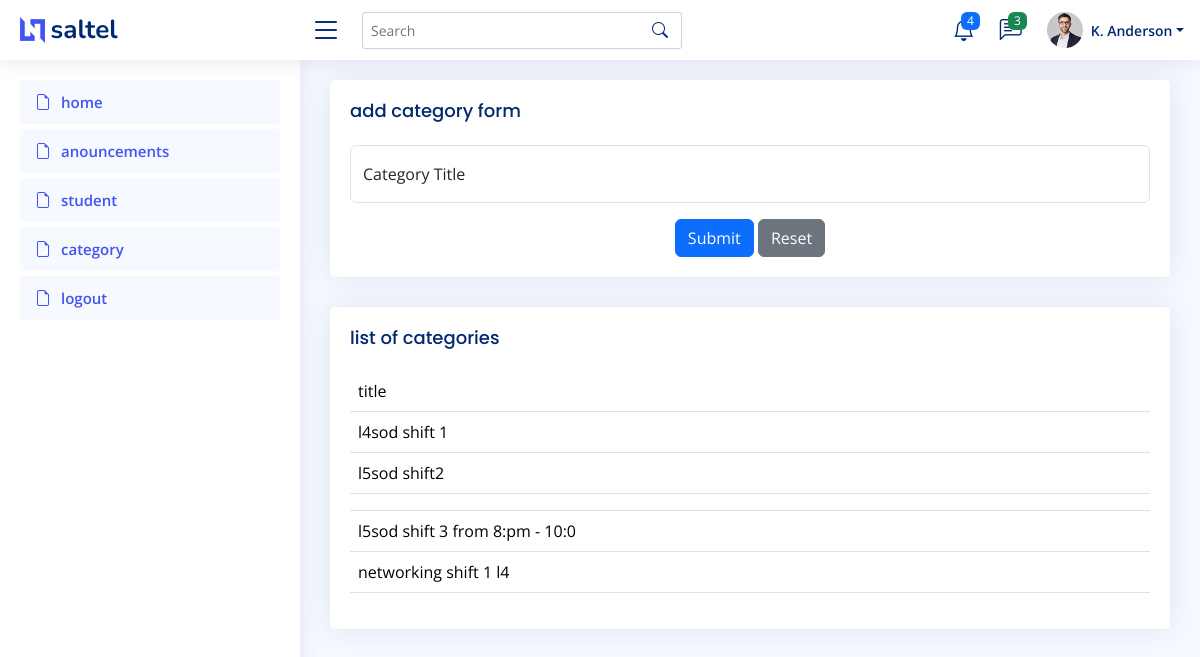
/Dashboard/category.php, run on the app's committed database.
### tables this page shows
CREATE TABLE `category` (
  `id` int(11) NOT NULL,
  `title` varchar(30) NOT NULL
);

### Dashboard/category.php (the view, shortened to what this page needs)
<!DOCTYPE html>
<html lang="en">
<head>
  <link href="assets/vendor/bootstrap/css/bootstrap.min.css" rel="stylesheet">
  <link href="assets/vendor/bootstrap-icons/bootstrap-icons.css" rel="stylesheet">
  <link href="assets/vendor/boxicons/css/boxicons.min.css" rel="stylesheet">
  <link href="assets/vendor/quill/quill.snow.css" rel="stylesheet">
  <link href="assets/vendor/quill/quill.bubble.css" rel="stylesheet">
  <link href="assets/vendor/remixicon/remixicon.css" rel="stylesheet">
  <link href="assets/vendor/simple-datatables/style.css" rel="stylesheet">
  <link href="assets/css/style.css" rel="stylesheet">
</head>
<body>
<?php
include("header.php");
include("asidemenu.php");
?>
  <main id="main" class="main">
    <section class="section">
      <div class="row">
        <div class="col-lg-12">
          <div class="card">
            <div class="card-body">
              <h5 class="card-title">add category form</h5>
              <form class="row g-3" method='post' action="category.php">
                <div class="col-md-12">
                  <div class="form-floating">
                    <input type="text" class="form-control" id="floatingName" placeholder="Category Title" name='title'>
                    <label for="floatingName">Category Title</label>
                  </div>
                </div>
                <div class="text-center">
                  <button type="submit" class="btn btn-primary" name='submit'>Submit</button>
                  <button type="reset" class="btn btn-secondary">Reset</button>
                </div>
              </form>
            </div>
          </div>
        </div>
        <div class="col-lg-12">
          <div class="card">
            <div class="card-body">
              <h5 class="card-title">list of categories</h5>
              <table class='table'>
                <tr>
                  <td>title</td>
                </tr>
                <?php
                include("connection.php");
                $result= mysqli_query($connection,"select * from category");
                while ($row=mysqli_fetch_array($result)){
                  ?>
                <tr>
                                  <td><?php echo $row['title']; ?></td>
                                </tr>
                  <?php
                }
?>
              </table>
            </div>
          </div>
        </div>
      </div>
    </section>
  </main>
</body>
</html>

### Dashboard/assets/css/style.css (style rules this page uses)
:root { scroll-behavior: smooth; }
body { font-family: "Open Sans", sans-serif; background: #f6f9ff; color: #444444; }
h1, h2, h3, h4, h5, h6 { font-family: "Nunito", sans-serif; }
#main { margin-top: 60px; padding: 20px 30px; transition: all 0.3s; }
.card { margin-bottom: 30px; border: none; border-radius: 5px; box-shadow: 0px 0 30px rgba(1, 41, 112, 0.1); }
.card-title { padding: 20px 0 15px 0; font-size: 18px; font-weight: 500; color: #012970; font-family: "Poppins", sans-serif; }
.card-body { padding: 0 20px 20px 20px; }
@media (min-width: 1200px) { #main, #footer { margin-left: 300px; } }

### data on the page
category: title "l4sod shift 1"
category: title "l5sod shift2"
category: title "l5sod shift 3 from 8:pm - 10:0"
category: title "networking shift 1 l4"
